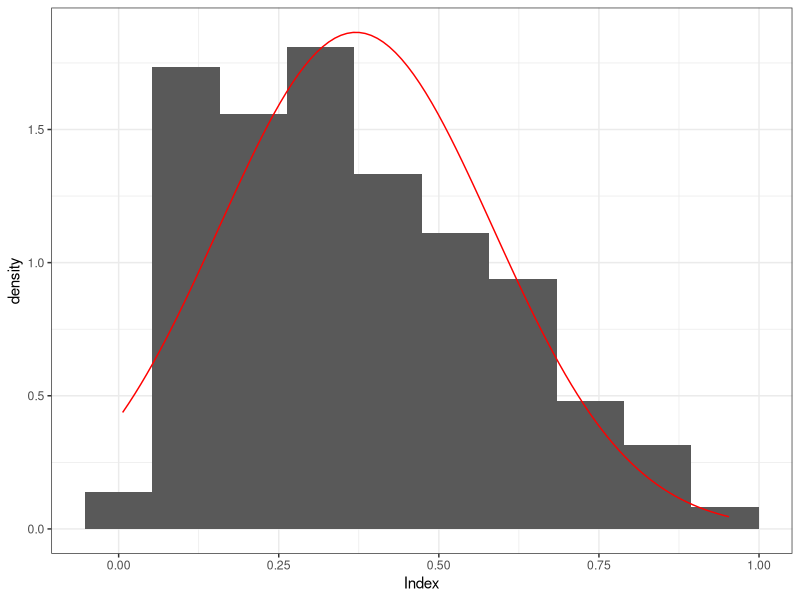
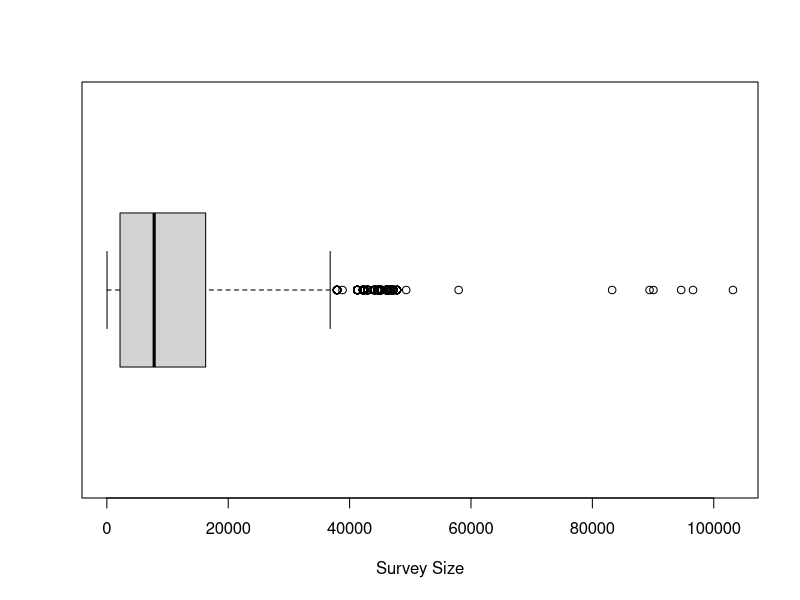
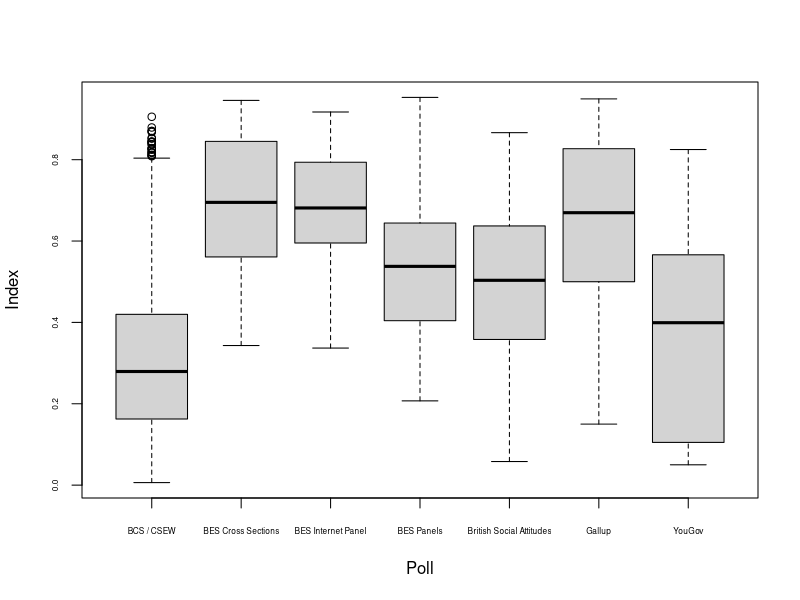
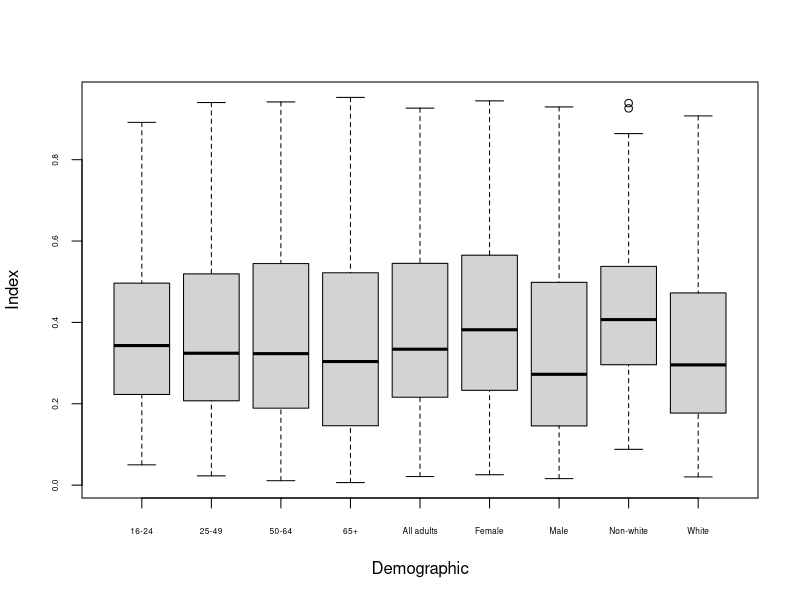
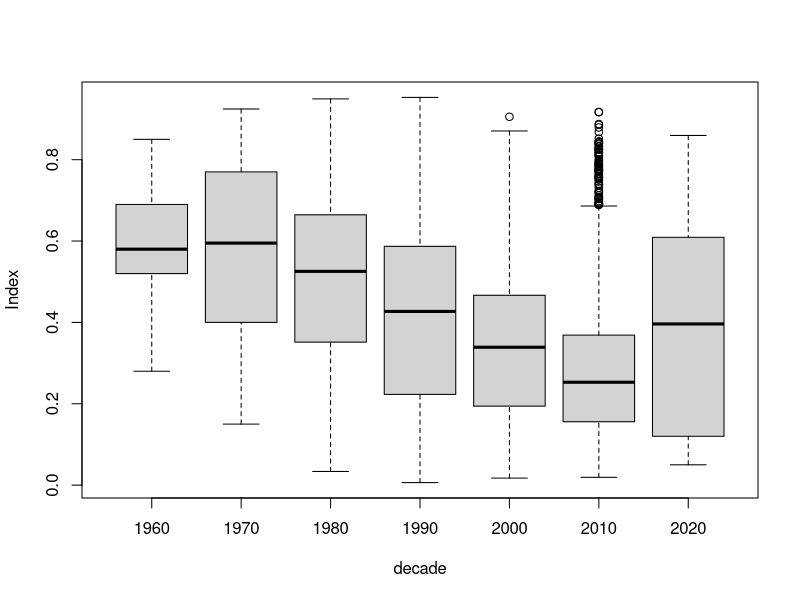

Here is the R script that generated these plots, in order:
#load required packages
library(tidyverse)

#read in crime concern data to explore
crime_concern <- read_csv("data/CrimeConcern.csv")

#for reference the docs say this about the index:
#"The Index score is calculated by transforming each 
#survey question into a binary variable 
#(where 1 indicates concerned/punitive/supportive/prioritising) 
#and then taking the weighted average of all respondents 
#or of the relevant demographic subgroup."

#find example mentioned in the docs: British Election Studies Internet Panel
#group to find the wording for different poll types
poll_names <- crime_concern %>% group_by(Poll) %>% summarise(surveys = n())

#subset of internet panel polls, number of records as expected
#in 2014 58% of adults thought crime was increasing
internet_panel <- filter(crime_concern, Poll == "BES Internet Panel")

#look at datatypes
glimpse(crime_concern)

#change character columns to factors
crime_concern$Varname <- factor(crime_concern$Varname)
crime_concern$Demographic <- factor(crime_concern$Demographic)
crime_concern$Poll <- factor(crime_concern$Poll)
crime_concern$Question <-factor(crime_concern$Question)

#are there any Nulls? No
crime_concern %>% summarize(across(everything(), ~sum(is.na(.x)))) 

#summarize the data except for question
#nothing immediately standing out as an anomaly
summary(crime_concern %>% select(!Question))

#look at each variable (except first id column)
#68 values for Varname column based on poll/specific question
#8 is lowest count, no anomalies identified
varnames <- crime_concern %>% group_by(Varname) %>% tally(sort=TRUE)

#Look at years, lowest count is 2
#from 1988 onwards everything is in January
years <- crime_concern %>% group_by(year(Date), month(Date)) %>% 
  tally(sort = TRUE)

#9 demographics, mix of age, gender and ethnicity
demographics <- crime_concern %>% group_by(Demographic)%>% 
  tally(sort = TRUE)

#positive skewed distribution for index
ggplot(data = crime_concern, aes(Index)) +
  geom_histogram(aes(y = after_stat(density)), bins = 10) +
  stat_function(fun = dnorm, args = 
                  list(mean = mean(crime_concern$Index), 
                       sd = sd(crime_concern$Index)), 
                colour = "red") +
  theme_bw()

#already seen 7 types of poll
#BES Cross Sections and Internet Panel don't have much data

#differing scales of survey size
options(scipen = 10000)
boxplot(crime_concern$n,
        xlab = "Survey Size",
        horizontal = TRUE)

#65 questions, lowest count is 8
#noticed at least one question that's a "tick up to 4" rather than Likert scale
#some questions don't say what the options / scale are
#some questions mention the "bad" result first, others mention the "good"
questions <- crime_concern %>% group_by(Question)%>% tally(sort = TRUE)

#look at interaction of index with other variables

#how does index differ by poll?
#significant variation but also big difference in number of data points
#could this be differing by year as well??
boxplot(Index ~ Poll, data = crime_concern, cex.axis = 0.5)

#how does index differ by demographic
#less variation, roughly equal amount of data points per demographic
#female index is higher than male as we may expect
#might have expected older people to be higher
boxplot(Index ~ Demographic, data = crime_concern, cex.axis = 0.5)

#how does index differ by year
#add decade column, bit arbitrary but gives general idea
crime_concern <- crime_concern %>%
  mutate(decade = 10 * (year(crime_concern$Date) %/% 10))

#group by decade and check year to see if results are correct, yes
decade <- crime_concern %>% group_by(decade) %>%
  summarise(count = n(), mean = mean(Index)) %>%
  mutate(change = mean - lag(mean))

#how does index differ by decade
#generally decreasing except in 2020s, interesting (fewer data points in 2020s)
boxplot(Index ~ decade, 
        data = crime_concern)

#which poll covers widest date range?
#Gallup is older data from 60's to 80's, recall index was higher here 
#and index higher in the earlier decades
#BCS / CSEW has biggest range and lots of data
poll_names <- crime_concern %>% group_by(Poll) %>% 
  summarise(surveys = n(), 
            earliest = min(year(Date)), 
            latest = max(year(Date))
  )

#which polls question different demographics 
#most have all demographics except Gallup/YouGov w/o white/non-white
(poll_demographics <- crime_concern %>% group_by(Poll) %>% 
  select(Poll, Demographic) %>% table())
